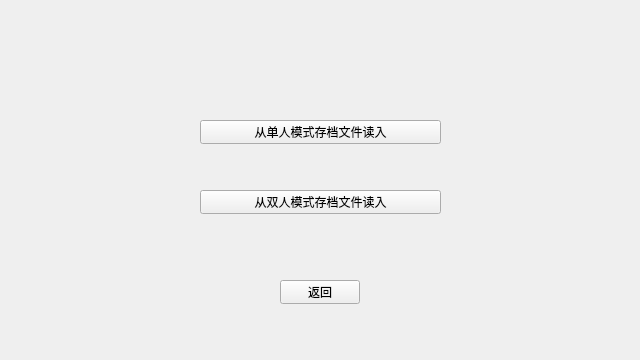
<?xml version="1.0" encoding="UTF-8"?>
<ui version="4.0">
 <class>LoadOptions</class>
 <widget class="QWidget" name="LoadOptions">
  <property name="geometry">
   <rect>
    <x>0</x>
    <y>0</y>
    <width>640</width>
    <height>360</height>
   </rect>
  </property>
  <property name="sizePolicy">
   <sizepolicy hsizetype="Preferred" vsizetype="Preferred">
    <horstretch>0</horstretch>
    <verstretch>0</verstretch>
   </sizepolicy>
  </property>
  <property name="windowTitle">
   <string>MainWindow</string>
  </property>
  <widget class="QWidget" name="centralwidget" native="true">
   <property name="geometry">
    <rect>
     <x>0</x>
     <y>0</y>
     <width>641</width>
     <height>361</height>
    </rect>
   </property>
   <widget class="QWidget" name="verticalLayoutWidget">
    <property name="geometry">
     <rect>
      <x>0</x>
      <y>0</y>
      <width>641</width>
      <height>361</height>
     </rect>
    </property>
    <layout class="QVBoxLayout" name="verticalLayout">
     <property name="leftMargin">
      <number>200</number>
     </property>
     <property name="topMargin">
      <number>50</number>
     </property>
     <property name="rightMargin">
      <number>200</number>
     </property>
     <property name="bottomMargin">
      <number>50</number>
     </property>
     <item>
      <widget class="QWidget" name="widget" native="true">
       <widget class="QPushButton" name="loadDuoButton">
        <property name="geometry">
         <rect>
          <x>0</x>
          <y>140</y>
          <width>241</width>
          <height>24</height>
         </rect>
        </property>
        <property name="text">
         <string>从双人模式存档文件读入</string>
        </property>
       </widget>
       <widget class="QPushButton" name="loadSingleButton">
        <property name="geometry">
         <rect>
          <x>0</x>
          <y>70</y>
          <width>241</width>
          <height>24</height>
         </rect>
        </property>
        <property name="text">
         <string>从单人模式存档文件读入</string>
        </property>
       </widget>
       <widget class="QPushButton" name="returnButton">
        <property name="geometry">
         <rect>
          <x>80</x>
          <y>230</y>
          <width>80</width>
          <height>24</height>
         </rect>
        </property>
        <property name="text">
         <string>返回</string>
        </property>
       </widget>
      </widget>
     </item>
    </layout>
   </widget>
  </widget>
 </widget>
 <resources/>
 <connections/>
</ui>
